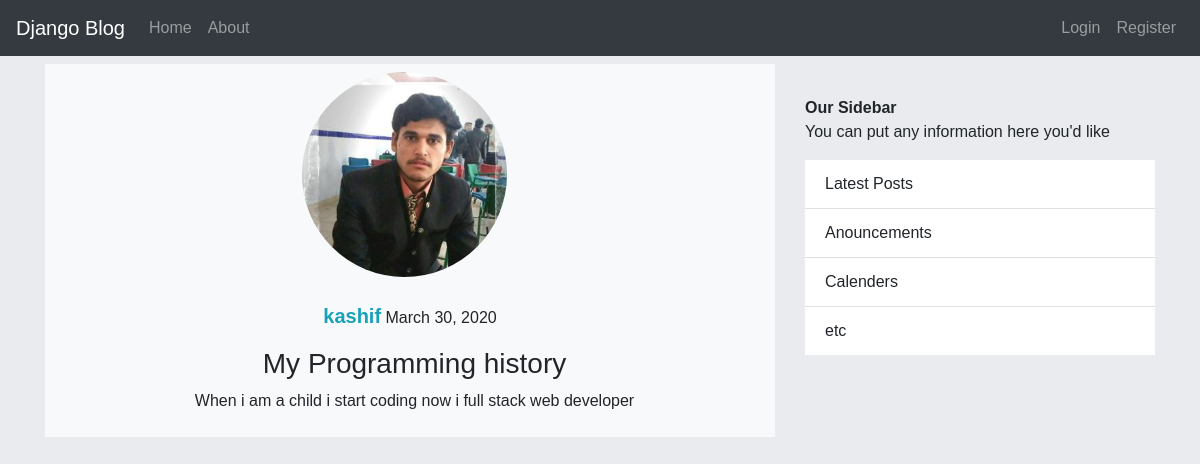
The app's page /post/62/ with its own data.
### blog/models.py (models this page shows, shortened)
class Post(models.Model):
    title = models.CharField(max_length=200)
    content = models.TextField()
    date_posted = models.DateTimeField(default=timezone.now)
    author      = models.ForeignKey(User,on_delete=models.CASCADE)

### users/models.py (models this page shows, shortened)
class Profile(models.Model):
    user  = models.OneToOneField(User,on_delete=models.CASCADE)
    image = models.ImageField(default='azadari.png', upload_to='profile_pics')

### blog/views.py (the view)
# urls.py: path('post/<int:pk>/',PostDetailView.as_view(), name="post-detail"),
class PostDetailView(DetailView):
    model = Post

### blog/templates/blog/post_detail.html (shortened to what this page needs)
{% extends 'blog/base.html' %}
{% block content %}
  <div class="bg-light mt-3 row text-center" data-aos="zoom-in" data-aos-duration="3000" data-aos-easing="linear">
    <div class="col-12" >
      <div class="ml- 4 mt-2" >
        <img src="{{object.author.profile.image.url }}" alt="" class="img-fluid rounded-circle" width="205" height="86">
      </div>
      <div class="mt-4">
        <a href="{% url 'post-user' object.author.username %}"><strong class="text-info">{{ object.author }}</strong></a>  {{ object.date_posted|date:'F d, Y' }}
      </div>
    </div>
    <div class="col-12 pl-4 pb-2 pt-2">
      <h3>{{ object.title }}</h3>
      <p>{{ object.content }} </p>
    </div>
  </div>
{% endblock content %}

### blog/static/blog/css/style.css (style rules this page uses)
body { font-family: Arial, Helvetica, sans-serif; background-color: #e9ebee; }
strong { font-size: 20px; }
img { margin-right: 12px; }

### records on screen
Post: author.profile.image (picture), author "kashif", date_posted "March 30, 2020", title "My Programming history", content "When i am a child i start coding now i full stack web developer"
